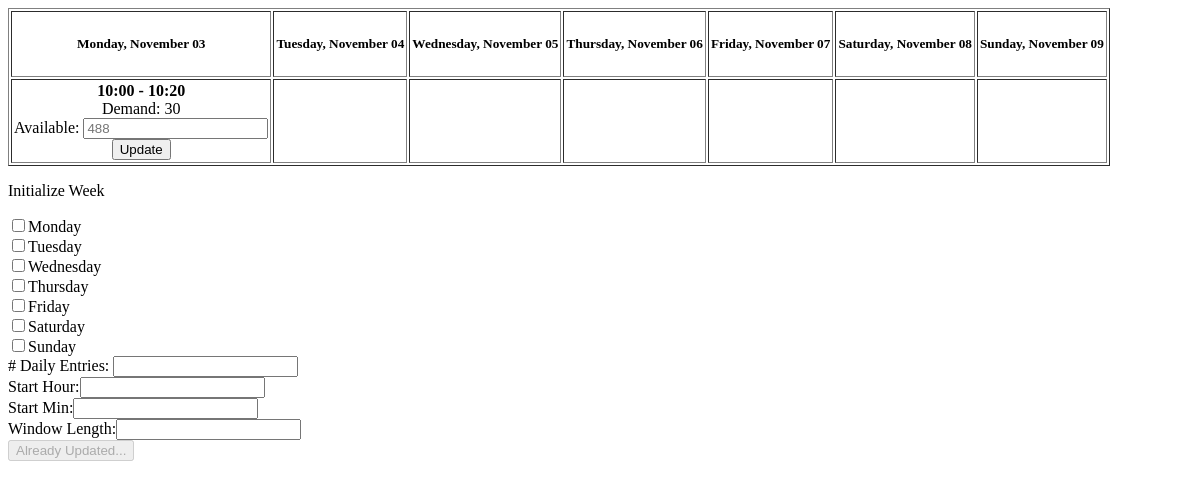
The app's page /dashboard/set_calendar (signed in), older data.
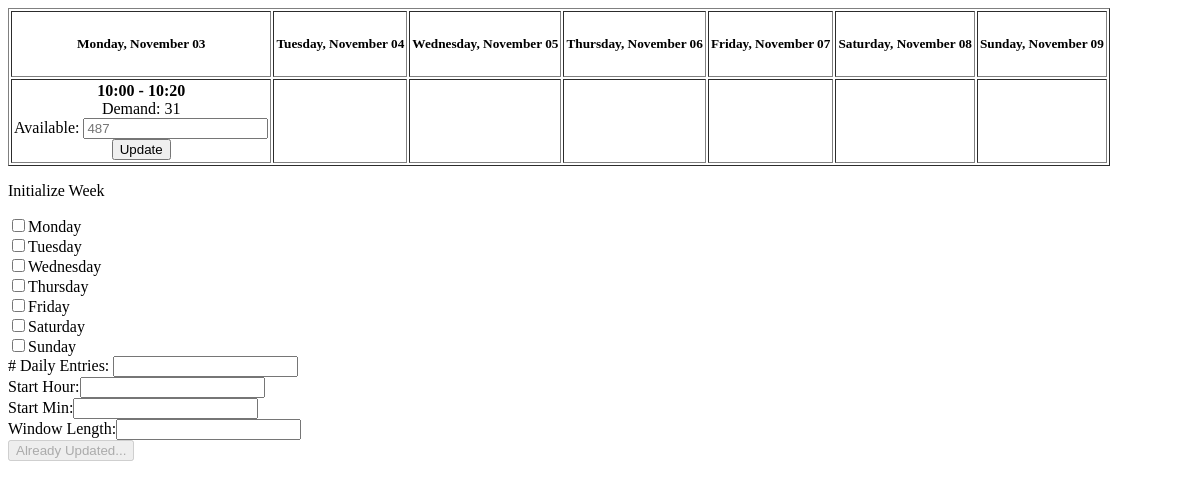
The same page, newer data.
### cal/models.py (models this page shows, shortened)
class Entry(models.Model):
	time = models.TimeField()
	date = models.DateField()
	original_capacity = models.IntegerField(default=2)
	available = models.IntegerField(default=2)
	demand = models.IntegerField(default=0)
	restaurant = models.ForeignKey(Restaurant)
	length = models.IntegerField(default=20)
	shutoff_hour = models.IntegerField(default=2)
	shutoff_min = models.IntegerField(default=0)
	def end_time(self):
		dt = datetime.combine(self.date, self.time)
		td = timedelta(minutes=self.length)
		end = dt + td
		return end
	def get_start_time_string(self):
		return self.time.strftime("%I:%M")
	def get_end_time_string(self):
		end =  self.end_time()
		return end.strftime("%I:%M")
	'''
	def get_orders_for_entry(self):
		orders = []

		for o in Orders.objects.all():
			if (o.entry.id == self.id):
				orders.append(o)

		return orders
	'''

### dashboard/views.py (the view)
def set_calendar(request):
	context = RequestContext(request)
	user = request.user
	if not user.is_superuser:
		return HttpResponse("You are not permissioned to be in this area.")
	else:
		today = datetime.today().date()
		week = today.isocalendar()[1]
		weekday = today.isocalendar()[2]
		mon = today - timedelta(days=weekday-1)
		if (weekday == 5) or (weekday == 6) or (weekday == 7):
			week = week + 1
			mon = mon + timedelta(days=7)
		day_list = []
		m, t, w, th, f, s, su = [], [], [], [], [], [], []
		for i in range(0, 7):
			day = mon + timedelta(days=i)
			formatted_day = day.strftime("%A, %B %d")
			day_list.append(formatted_day)
			if i == 0:
				m = Entry.objects.filter(date=day)
			if i == 1:
				t = Entry.objects.filter(date=day)
			if i == 2:
				w = Entry.objects.filter(date=day)
			if i == 3:
				th = Entry.objects.filter(date=day)
			if i == 4:
				f = Entry.objects.filter(date=day)
			if i == 5:
				s = Entry.objects.filter(date=day)
			if i == 6:
				su = Entry.objects.filter(date=day)
		m = sort_list_by_time(m)
		t = sort_list_by_time(t)
		w = sort_list_by_time(w)
		th = sort_list_by_time(th)
		f = sort_list_by_time(f)
		s = sort_list_by_time(s)
		su = sort_list_by_time(su)
		valid_to_add = True
		days = [m, t, w, th, f, s, su]
		for k in days:
			if len(k) > 0:
				valid_to_add = False
				break
		return render_to_response(
			'caladmin.html',
			{
			'day_list':day_list,
			'days':days,
			'valid_to_add':valid_to_add,
			},
			context)

### dashboard/views.py (called while the page is built)
def sort_list_by_time(times):
	sorted_times = []
	for t in times:
		formatted = t.time.strftime("%I:%M")
		sorted_times.append(formatted)
	sorted_times = sorted(sorted_times)
	original_entries = []
	for k in sorted_times:
		for t in times:
			if k == t.time.strftime("%I:%M"):
				original_entries.append(t)
	return original_entries

### dashboard/templates/caladmin.html (shortened to what this page needs)
{% extends 'admin_base.html' %}
{% block content %}
<table border='1' cellspacing='2' cellpadding='2'>
	<tr>
		{% for day in day_list %}
		<td><center><h5><b>{{ day }}</b></h5></center></td>
		{% endfor %}
	</tr>
		<tr>
		{% for day in days %}
			<td>
			{% for deliv in day %}
				<form role="form" method="post" action="cal_process_add">
				<center><b>{{ deliv.get_start_time_string }} - {{ deliv.get_end_time_string }}</b></center>
				<center>Demand: {{deliv.demand}}</center>
				<center>Available: <input id="{{ deliv.id }}" name="available" placeholder="{{deliv.available}}"></center>
				<center><input type="submit" name="submit" value="Update" /></center>
				</form>
			{% endfor %}
			</td>
		{% endfor %}
		</tr>
</table>
	<p>Initialize Week</p>
		<form role="form" method="post" action="initialize_week">
		<input type="checkbox" name="m">Monday<br>
		<input type="checkbox" name="t">Tuesday<br>
		<input type="checkbox" name="w">Wednesday<br>
		<input type="checkbox" name="th">Thursday<br>
		<input type="checkbox" name="f">Friday<br>
		<input type="checkbox" name="s">Saturday<br>
		<input type="checkbox" name="su">Sunday<br>
		# Daily Entries: <input name="num_entries"><br>
		Start Hour:<input name="start_time_hour"><br>
		Start Min:<input name="start_time_min"><br>
		Window Length:<input name="win_len"><br>
		{% if valid_to_add %}
		<input type="submit" name="submit" value="Update" /></center>
		{% else %}
		<input type="submit" name="submit" value="Already Updated..." disabled />
		{% endif %}
	</form>
{% endblock %}

Row changes from the older to the newer data that the page shows:
changed Entry: demand "30" → "31"; available "488" → "487"
